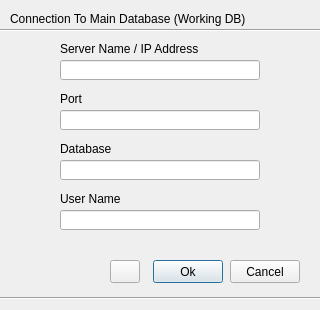
<?xml version="1.0" encoding="UTF-8"?>
<ui version="4.0">
 <class>ConnectionToMainDatabaseDialog</class>
 <widget class="QDialog" name="ConnectionToMainDatabaseDialog">
  <property name="geometry">
   <rect>
    <x>0</x>
    <y>0</y>
    <width>320</width>
    <height>310</height>
   </rect>
  </property>
  <property name="minimumSize">
   <size>
    <width>320</width>
    <height>310</height>
   </size>
  </property>
  <property name="maximumSize">
   <size>
    <width>320</width>
    <height>310</height>
   </size>
  </property>
  <property name="baseSize">
   <size>
    <width>320</width>
    <height>310</height>
   </size>
  </property>
  <property name="windowTitle">
   <string>Dialog</string>
  </property>
  <widget class="QLineEdit" name="server_name_edit">
   <property name="geometry">
    <rect>
     <x>60</x>
     <y>60</y>
     <width>200</width>
     <height>20</height>
    </rect>
   </property>
  </widget>
  <widget class="QLineEdit" name="port_edit">
   <property name="geometry">
    <rect>
     <x>60</x>
     <y>110</y>
     <width>200</width>
     <height>20</height>
    </rect>
   </property>
  </widget>
  <widget class="QLineEdit" name="database_edit">
   <property name="geometry">
    <rect>
     <x>60</x>
     <y>160</y>
     <width>200</width>
     <height>20</height>
    </rect>
   </property>
  </widget>
  <widget class="QLineEdit" name="user_name_edit">
   <property name="geometry">
    <rect>
     <x>60</x>
     <y>210</y>
     <width>200</width>
     <height>20</height>
    </rect>
   </property>
  </widget>
  <widget class="QLabel" name="label">
   <property name="geometry">
    <rect>
     <x>60</x>
     <y>40</y>
     <width>200</width>
     <height>17</height>
    </rect>
   </property>
   <property name="text">
    <string>Server Name / IP Address</string>
   </property>
  </widget>
  <widget class="QLabel" name="label_2">
   <property name="geometry">
    <rect>
     <x>60</x>
     <y>90</y>
     <width>200</width>
     <height>17</height>
    </rect>
   </property>
   <property name="text">
    <string>Port</string>
   </property>
  </widget>
  <widget class="QLabel" name="label_3">
   <property name="geometry">
    <rect>
     <x>60</x>
     <y>140</y>
     <width>200</width>
     <height>17</height>
    </rect>
   </property>
   <property name="text">
    <string>Database</string>
   </property>
  </widget>
  <widget class="QLabel" name="label_4">
   <property name="geometry">
    <rect>
     <x>60</x>
     <y>190</y>
     <width>200</width>
     <height>17</height>
    </rect>
   </property>
   <property name="text">
    <string>User Name</string>
   </property>
  </widget>
  <widget class="QPushButton" name="ok_button">
   <property name="geometry">
    <rect>
     <x>153</x>
     <y>260</y>
     <width>70</width>
     <height>23</height>
    </rect>
   </property>
   <property name="text">
    <string>Ok</string>
   </property>
  </widget>
  <widget class="QPushButton" name="cancel_button">
   <property name="geometry">
    <rect>
     <x>230</x>
     <y>260</y>
     <width>70</width>
     <height>23</height>
    </rect>
   </property>
   <property name="text">
    <string>Cancel</string>
   </property>
  </widget>
  <widget class="Line" name="line">
   <property name="geometry">
    <rect>
     <x>0</x>
     <y>20</y>
     <width>321</width>
     <height>20</height>
    </rect>
   </property>
   <property name="orientation">
    <enum>Qt::Horizontal</enum>
   </property>
  </widget>
  <widget class="Line" name="line_2">
   <property name="geometry">
    <rect>
     <x>0</x>
     <y>290</y>
     <width>321</width>
     <height>16</height>
    </rect>
   </property>
   <property name="orientation">
    <enum>Qt::Horizontal</enum>
   </property>
  </widget>
  <widget class="QLabel" name="label_5">
   <property name="geometry">
    <rect>
     <x>10</x>
     <y>10</y>
     <width>371</width>
     <height>17</height>
    </rect>
   </property>
   <property name="text">
    <string>Connection To Main Database (Working DB)</string>
   </property>
  </widget>
  <widget class="QPushButton" name="help_button">
   <property name="geometry">
    <rect>
     <x>110</x>
     <y>260</y>
     <width>30</width>
     <height>23</height>
    </rect>
   </property>
   <property name="text">
    <string/>
   </property>
   <property name="icon">
    <iconset resource="resources.qrc">
     <normaloff>:/plugins/lm2/help_button.png</normaloff>:/plugins/lm2/help_button.png</iconset>
   </property>
  </widget>
 </widget>
 <tabstops>
  <tabstop>server_name_edit</tabstop>
  <tabstop>port_edit</tabstop>
  <tabstop>database_edit</tabstop>
  <tabstop>user_name_edit</tabstop>
  <tabstop>help_button</tabstop>
  <tabstop>ok_button</tabstop>
  <tabstop>cancel_button</tabstop>
 </tabstops>
 <resources>
  <include location="resources.qrc"/>
 </resources>
 <connections/>
</ui>
